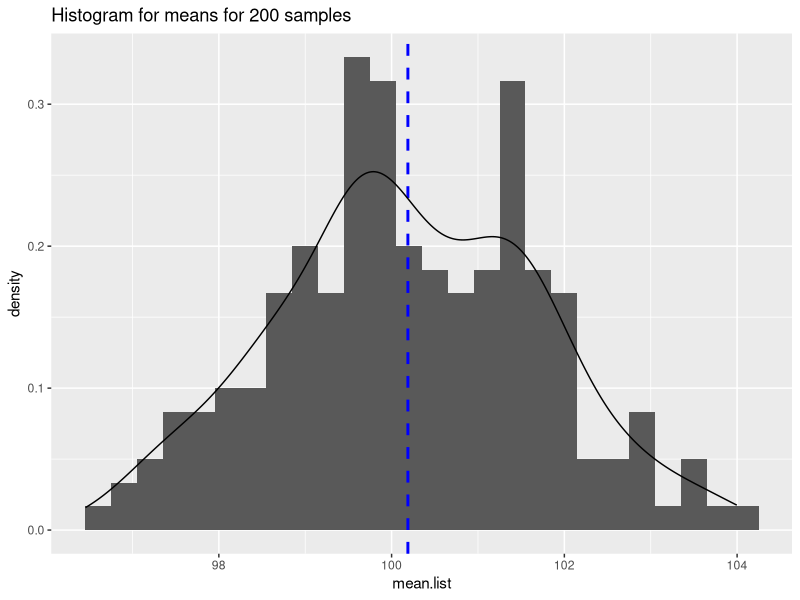
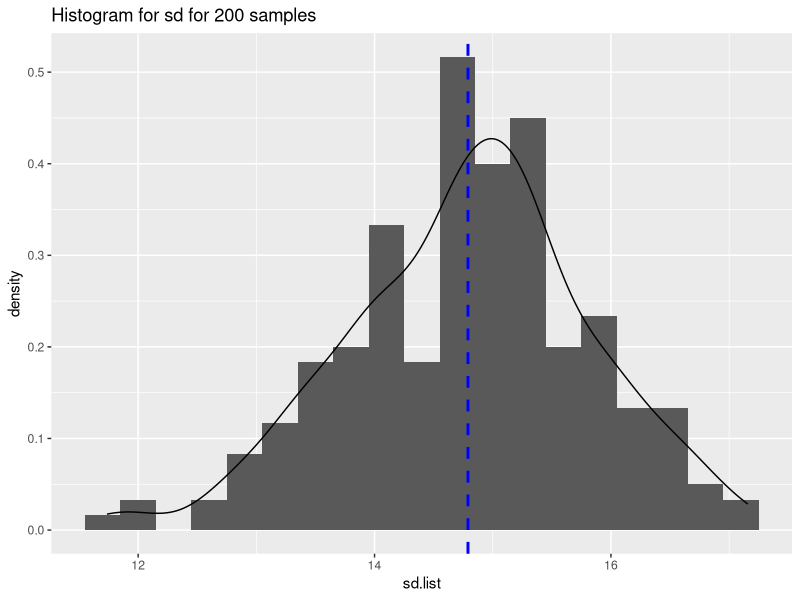
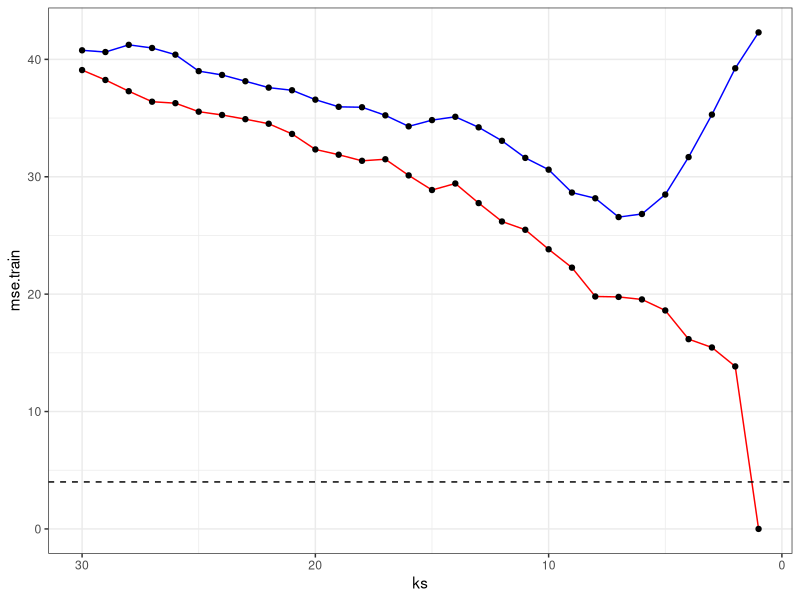
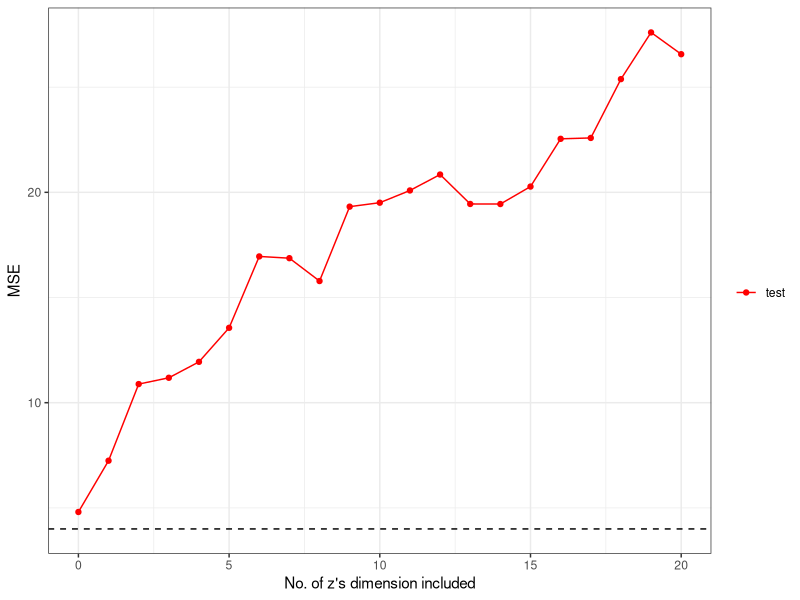

The R source for these figures, in order:
## ---- chunk 1
options(width = 100)  # set output width
## ---- chunk 2
# Section A1
# Group 02
# Members: 
# Wai Kin Simon, Chee - A0186100U
# Yi Suqin (Stella)   - A0026606L
# Zhang Kang En       - A0186050L
# Sin Yu Fan          - A0139284X

## ---- chunk 3
pop.size <- 10000
pop.mean <- 100
pop.sd <- 15

num.of.samples <- 200
sample.size <- 100
## ---- chunk 4

library("ggplot2")

# put your R code here inside the blocks
set.seed(1234)
simulation <- rnorm(n=pop.size, mean=pop.mean, sd=pop.sd)

# Draw 200 samples of 100 from population without replacement

mean.list <- numeric(length=num.of.samples)
sd.list  <- numeric(length=num.of.samples)

for (i in 1:num.of.samples) {
    sampleData <-  sample(simulation, sample.size, replace=FALSE)
    mean.list[i] <- mean(sampleData)   
    sd.list[i] <- sd(sampleData)
}

# Calculate final statistics (mean and SD)
mean200 <- mean(mean.list) 
sd200 <- sd(mean.list)

sprintf("Total Mean: %s",  mean200)
sprintf("Total SD: %s", sd200)

# Histogram of means of 200 samples
plotMean <-ggplot(data=data.frame(mean.list), mapping = aes(x=mean.list)) + geom_histogram(binwidth = 0.3, aes(y=..density..)) + labs(title="Histogram for means for 200 samples") + geom_vline(aes(xintercept=mean(mean200)),color="blue", linetype="dashed", size=1) + geom_density()
plotMean

# Histogram of sd of 200 samples
plotSd <-ggplot(data= data.frame(sd.list), mapping = aes(x=sd.list)) + geom_histogram(binwidth = 0.3, aes(y=..density..)) + labs(title="Histogram for sd for 200 samples") + geom_vline(aes(xintercept=mean(sd.list)),color="blue", linetype="dashed", size=1) + geom_density()
plotSd

## ---- chunk 5

## population parameters
beta0 <- 1
beta1 <- -2
beta2 <- 6
beta3 <- -1
sigma <- 2

set.seed(7890)

## training data
x <- runif(n=100, min=0, max=5) 
f_x <- beta0 + beta1 * x + beta2 * x^2 + beta3 * x^3
epsilon <- rnorm(n=length(x), mean=0, sd=sigma)
y <- f_x + epsilon

## test data
x.test <- runif(n=50, min=0, max=5)
f_x.test <- beta0 + beta1 * x.test + beta2 * x.test^2 + beta3 * x.test^3
epsilon.test <- rnorm(n=length(x.test), mean=0, sd=sigma)
y.test <- f_x.test + epsilon.test
## ---- chunk 6
library("mvtnorm")  # package for multivariate normal distribution, INSTALL IT BEFORE RUNNING
z <- rmvnorm(n=length(x), mean=rep(0, 20))  # covariance matrix is identity matrix by default, no need to specify here
z.test <- rmvnorm(n=length(x.test), mean=rep(0, 20))
head(z)
## ---- chunk 7
train.x <- cbind(x, z)
test.x <- cbind(x.test, z.test)
head(train.x)
## ---- chunk 8
# put your R code here inside the blocks
# install.packages("FNN")
library("FNN")
?knn.reg

# Train model
model15.train <- knn.reg(train = train.x, test = train.x, y = y, k = 15)

# Calculate training MSE
model15.train.mse <- mean((y - model15.train$pred)^2)

# Test model
model15.test <- knn.reg(train = train.x, test = test.x, y = y, k = 15)

# Calculate testing MSE
model15.test.mse <- mean((y.test - model15.test$pred)^2)

sprintf("Training MSE: %s",  model15.train.mse)
sprintf("Testing MSE: %s",  model15.test.mse)

## ---- chunk 9
# put your R code here inside the blocks

## Training and Test Error plot: to enumerate many many k values and measure MSE
# k's that will be evaluated
ks <- 1:30

# construct empty vectors for keeping the MSE for each k
mse.train <- numeric(length=length(ks))
mse.test  <- numeric(length=length(ks))

# loop over all the k and evaluate MSE in each of them
for (i in seq(along=ks)) {
    model.train <- knn.reg(train.x, train.x, y, k=ks[i])
    model.test  <- knn.reg(train.x, test.x, y, k=ks[i])
    mse.train[i] <- mean((y - model.train$pred)^2)
    mse.test[i] <- mean((y.test - model.test$pred)^2)
}

# optimal k
k.opt <- ks[which.min(mse.test)]
# optimal MSE
mse.opt <- min(mse.test)

sprintf("Optimal K: %s",  k.opt)
sprintf("Optimal MSE: %s",  mse.opt)

# plot
ggplot() + geom_line(aes(x=ks, y=mse.train), color="red") + geom_point(aes(x=ks, y=mse.train)) + geom_line(aes(x=ks, y=mse.test), color="blue") + geom_point(aes(x=ks, y=mse.test)) + scale_x_reverse(lim=c(30, 1)) + geom_hline(yintercept=sigma^2, linetype=2) + theme_bw()

## ---- chunk 10
# put your R code here inside the blocks

# define the # of additional dimension (js) and # of k
js <- 1:21
ks <- 1:30

# construct empty vectors for keeping the optimum K and MSE for each j iteration
MSE.opt.all <- numeric(length = length(js))
k.opt.all <- numeric(length = length(js))

for (i in seq(along=js)) {
  
  # without z
  if (i==1) {
    train.x <- matrix(x, ncol = 1)
    test.x <- matrix(x.test, ncol = 1)
  }
  
  if (i>1) {
    train.x <- cbind(x, z[, 1:i-1])
    test.x <- cbind(x.test, z.test[, 1:i-1])
  }
  
  
  MSE.test <- numeric(length = length(ks))
  
  for (j in seq(along=ks)) {
    model.test <- knn.reg(train = train.x, test = test.x, y = y, k = j)
    mse.test[j] <- mean((y.test - model.test$pred)^2)
    
  }
  
  # Optimal k
  k.opt.all[i] <- ks[which.min(mse.test)]
  
  # Optimal MSE
  MSE.opt.all[i] <- min(mse.test)
  
}

#the optimum k over j iterations
k.opt.all[which.min(MSE.opt.all)]

#the minimum test mean square error
min(MSE.opt.all)

#plot
ggplot() +
  geom_line(aes(x = js-1, y = MSE.opt.all, color = "test")) +
  geom_point(aes(x = js-1, y = MSE.opt.all, color = "test")) +
  scale_color_manual("", values = c("test" = "red")) +
  ylab("MSE") +
  xlab("No. of z's dimension included") +
  geom_hline(yintercept = sigma^2, linetype = 2) +
  theme_bw()

## ---- chunk 11
print(sessionInfo(), locale=FALSE)
